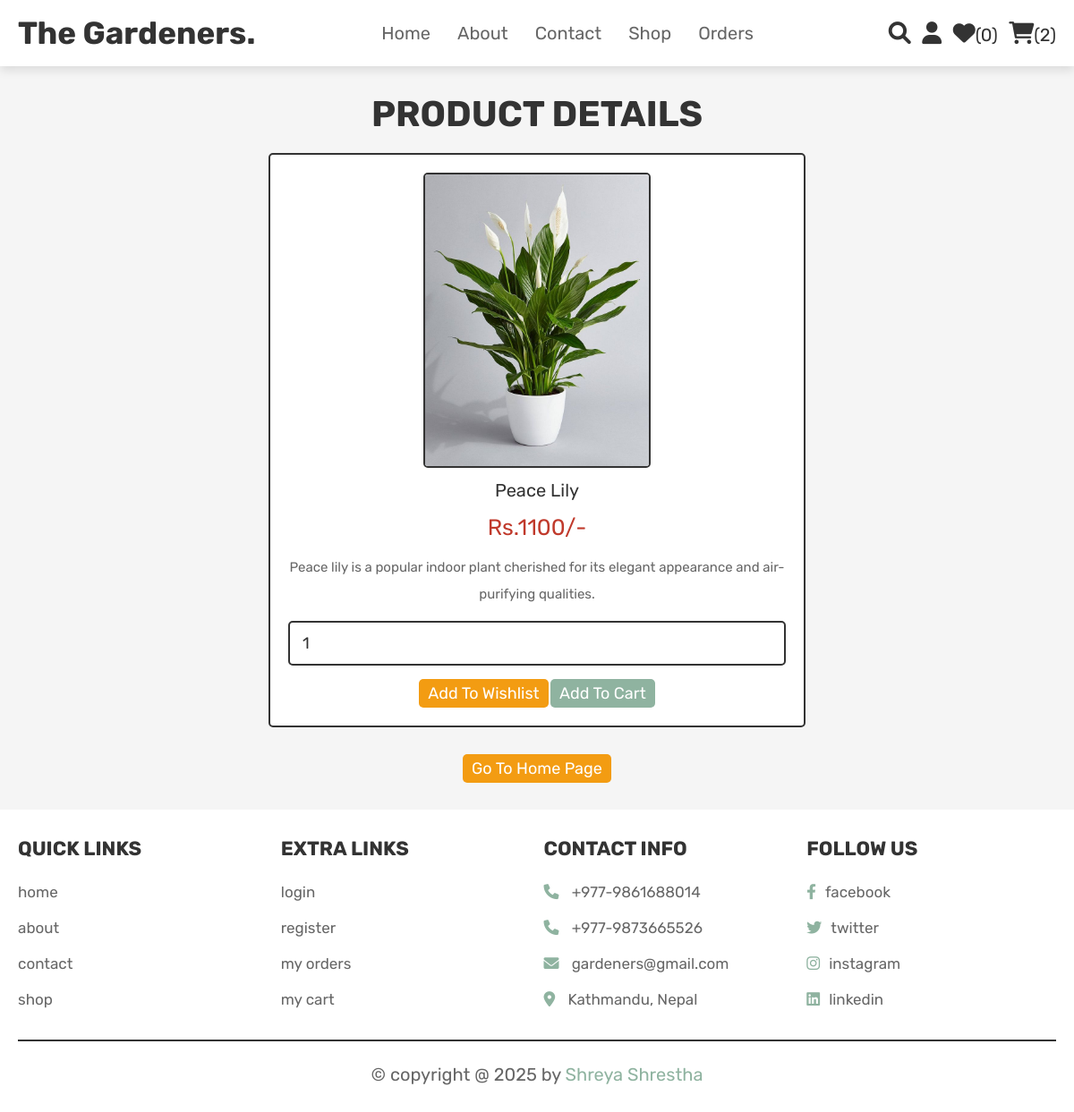
Screenshot of /view_page.php?pid=23 (signed in) with the database file from the repository.
### tables this page shows
CREATE TABLE `products` (
  `id` int(100) NOT NULL,
  `name` varchar(100) NOT NULL,
  `details` varchar(500) NOT NULL,
  `price` int(100) NOT NULL,
  `image` varchar(100) NOT NULL
);

### view_page.php (the view, shortened to what this page needs)
<?php
@include 'config.php';
?>
<!DOCTYPE html>
<html lang="en">
<head>
   <link rel="stylesheet" href="https://cdnjs.cloudflare.com/ajax/libs/font-awesome/6.0.0/css/all.min.css">
   <link rel="stylesheet" href="css/style.css">
</head>
<body>
<?php @include 'header.php'; ?>
<section class="quick-view">
    <h1 class="title">product details</h1>
    <?php
        if(isset($_GET['pid'])){
            $pid = $_GET['pid'];
            $select_products = mysqli_query($conn, "SELECT * FROM `products` WHERE id = '$pid'") or die('query failed');
         if(mysqli_num_rows($select_products) > 0){
            while($fetch_products = mysqli_fetch_assoc($select_products)){
    ?>
    <form action="" method="POST">
         <img src="uploaded_img/<?php echo $fetch_products['image']; ?>" alt="" class="image">
         <div class="name"><?php echo $fetch_products['name']; ?></div>
         <div class="price">Rs.<?php echo $fetch_products['price']; ?>/-</div>
         <div class="details"><?php echo $fetch_products['details']; ?></div>
         <input type="number" name="product_quantity" value="1" min="0" class="qty">
         <input type="submit" value="add to wishlist" name="add_to_wishlist" class="option-btn">
         <input type="submit" value="add to cart" name="add_to_cart" class="btn">
      </form>
    <?php
            }
        }else{
        echo '<p class="empty">no products details available!</p>';
        }
    }
    ?>
    <div class="more-btn">
        <a href="home.php" class="option-btn">go to home page</a>
    </div>
</section>
<?php @include 'footer.php'; ?>
</body>
</html>

### css/style.css (style rules this page uses)
:root { --pink:#e84393; --red:#c0392b; --orange:#f39c12; --black:#333; --white:#fff; --light-color:#666; --light-white:#ccc; --light-bg:#f5f5f5; --border:.2rem solid var(--black); --box-shadow:0 .5rem 1rem rgba(0,0,0,.1); --green: #8FB3A0; }
* { font-family: 'Rubik', sans-serif; margin:0; padding:0; box-sizing: border-box; outline: none; border:none; text-decoration: none; transition:all .2s linear; }
html { font-size: 62.5%; overflow-x: hidden; scroll-behavior: smooth; scroll-padding-top: 6.5rem; }
body { background: var(--light-bg); }
section { padding:3rem 2rem; }
.btn, .delete-btn, .option-btn { display: inline-block; border-radius: 0.5rem; margin-top: 1rem; font-size: 1.8rem; color:var(--white); cursor: pointer; padding:0.5rem 1rem; text-transform: capitalize; }
.btn { background-color: var(--green); }
.option-btn { background-color: var(--orange); }
.more-btn { margin-top: 2rem; text-align: center; }
.title { text-align: center; margin-bottom: 2rem; color:var(--black); text-transform: uppercase; font-size: 4rem; }
.quick-view form { max-width: 60rem; padding:2rem; text-align: center; border:var(--border); box-shadow: var(--border); border-radius: .5rem; background-color: var(--white); margin:0 auto; }
.quick-view form .image { height: 33rem; border:var(--border); border-radius: .5rem; }
.quick-view form .name { margin:1rem 0; font-size: 2rem; color:var(--black); }
.quick-view form .price { color:var(--red); font-size: 2.5rem; padding:.5rem 0; }
.quick-view form .details { padding:1rem 0; font-size: 1.5rem; color:var(--light-color); line-height: 2; }
.quick-view form .qty { width: 100%; padding:1.2rem 1.4rem; font-size: 1.8rem; color:var(--black); border-radius: .5rem; border:var(--border); margin:.5rem 0; }

### rows the page displays
products: image (picture), name "Peace Lily", price "1100", details "Peace lily is a popular indoor plant cherished for its elegant appearance and air-purifying qualities."

### other values shown
$wishlist_num_rows "0"
$cart_num_rows "2"
